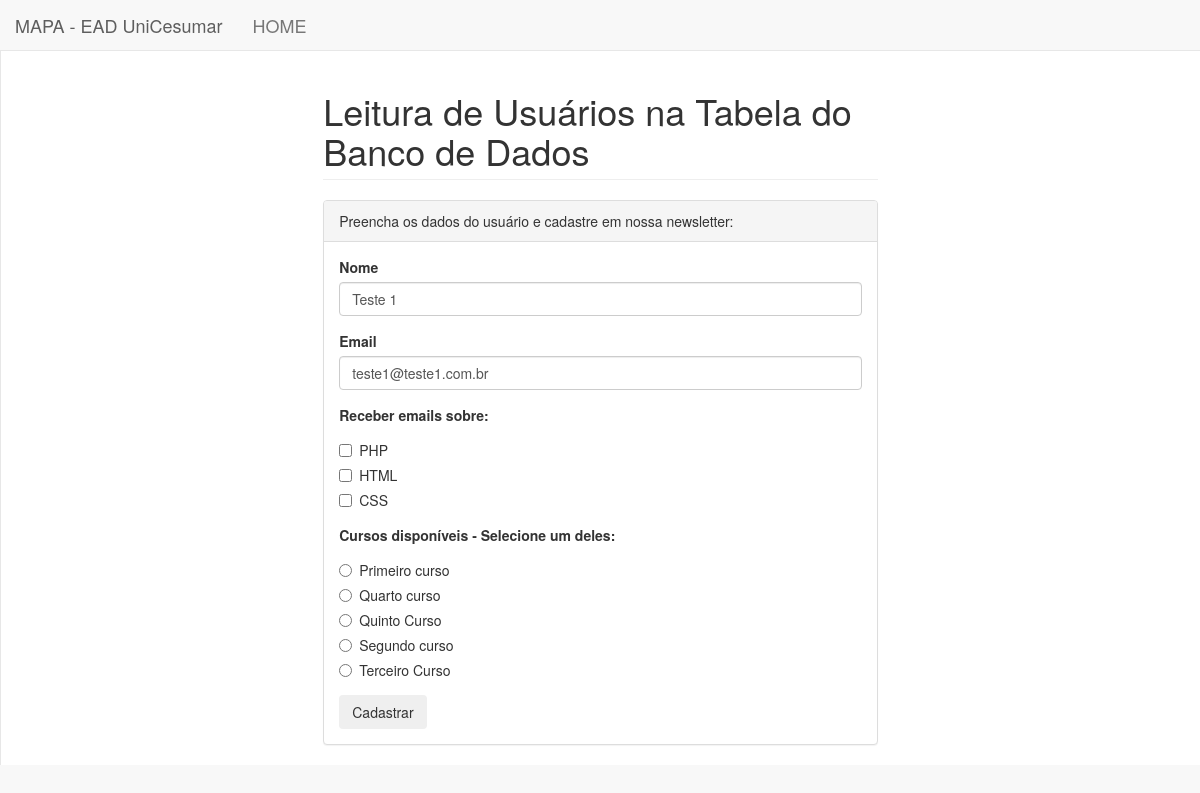
The app's page /projeto/projeto/usuario.php?id=16 with its own data.
### tables this page shows
CREATE TABLE `usuario` (
  `id` int(11) NOT NULL,
  `nome` varchar(255) NOT NULL,
  `email` varchar(255) NOT NULL,
  `data_cadastro` timestamp NOT NULL DEFAULT CURRENT_TIMESTAMP ON UPDATE CURRENT_TIMESTAMP,
  `assuntos` varchar(255) NOT NULL,
  `curso` int(11) NOT NULL
);

CREATE TABLE `curso` (
  `id` int(11) NOT NULL,
  `nome` text NOT NULL,
  `descricao` text NOT NULL
);

### projeto/projeto/usuario.php (the view, shortened to what this page needs)
<?php
        $action = "usuario_cadastrar.php";
        $linha = array(
            "nome" => null,
            "email" => null
        );
        if(! empty($_GET['id'])){
            $id = $_GET['id'];
            include "../includes/conexao.php";
            $sql = "select * from usuario where id=$id";
            $query = mysqli_query($conexao, $sql);
            $linha = mysqli_fetch_assoc($query);
            $action = "usuario_editar.php?id=$id";
        }
?>
<!DOCTYPE html>
<html lang="en">
<head>
    <link href="../vendor/bootstrap/css/bootstrap.min.css" rel="stylesheet">
    <link href="../vendor/metisMenu/metisMenu.min.css" rel="stylesheet">
    <link href="../dist/css/sb-admin-2.css" rel="stylesheet">
    <link href="../vendor/font-awesome/css/font-awesome.min.css" rel="stylesheet" type="text/css">
</head>
<body>
    <div id="wrapper">
        <nav class="navbar navbar-default navbar-static-top" role="navigation" style="margin-bottom: 0">
            <div class="navbar-header">
                <a class="navbar-brand" href="index.html">MAPA - EAD UniCesumar</a>
                <a class="navbar-brand" href="../../dashboard">HOME</a>
            </div>
        </nav>
        <div id="page-wrapper" style="margin-left:0px">
            <div class="row">
                <div class="col-md-6 col-md-offset-3">
                    <h1 class="page-header">Leitura de Usuários na Tabela do Banco de Dados</h1>
                </div>
            </div>
            <div class="row">
                <div class="col-md-6 col-md-offset-3">
                    <div class="panel panel-default">
                        <div class="panel-heading">
                            Preencha os dados do usuário e cadastre em nossa newsletter:
                        </div>
                        <div class="panel-body">
                            <div class="row">
                                <div class="col-lg-12">
                                    <form role="form" action="<?php echo $action ?>" method="POST">
                                        <div class="form-group">
                                            <label>Nome</label>
                                            <input name="nome" value="<?php echo $linha['nome'] ?>" class="form-control" required="required">
                                        </div>
                                        <div class="form-group">
                                            <label>Email</label>
                                            <input type="email" name="email" value="<?php echo $linha['email']?>" class="form-control" required="required">
                                        </div>
                                        <div class="form-group">
                                            <label>Receber emails sobre:</label>
                                            <div class="checkbox">
                                                <label>
                                                    <input name="assuntos[]" type="checkbox" value="php">PHP
                                                </label>
                                            </div>
                                            <div class="checkbox">
                                                <label>
                                                    <input name="assuntos[]" type="checkbox" value="html">HTML
                                                </label>
                                            </div>
                                            <div class="checkbox">
                                                <label>
                                                    <input name="assuntos[]" type="checkbox" value="css">CSS
                                                </label>
                                            </div>
                                        </div>
                                        <div class="form-group">
                                                <thead>
                                                    <label> Cursos disponíveis - Selecione um deles:</label>
                                                </thead>
                                                <?php
                                                    include '../includes/conexao.php';
                                                    $sql = "select * from curso order by nome ASC";
                                                    $consulta = mysqli_query($conexao, $sql);
                                                    while($linha = mysqli_fetch_array($consulta)){
                                                ?>
                                                <div class="radio">
                                                    <label>
                                                        <input type="radio" onclick="carregaTabela(<?php echo $linha['id']?>)" name="curso" value = <?php echo $linha['id']?> ><?php echo $linha['nome']?>
                                                    </label>
                                                </div>
                                                <?php
                                                    }
                                                ?>
                                        </div>
                                        <button type="submit" class="btn btn-active" >Cadastrar</button>
                                    </form>
                                </div>
                            </div>
                        </div>
                    </div>
                </div>
            </div>
        </div>
    </div>
</body>
</html>

### records on screen
usuario: nome "Teste 1", email "teste1@teste1.com.br"
curso: nome "Primeiro curso"
curso: nome "Quarto curso"
curso: nome "Quinto Curso"
curso: nome "Segundo curso"
curso: nome "Terceiro Curso"
